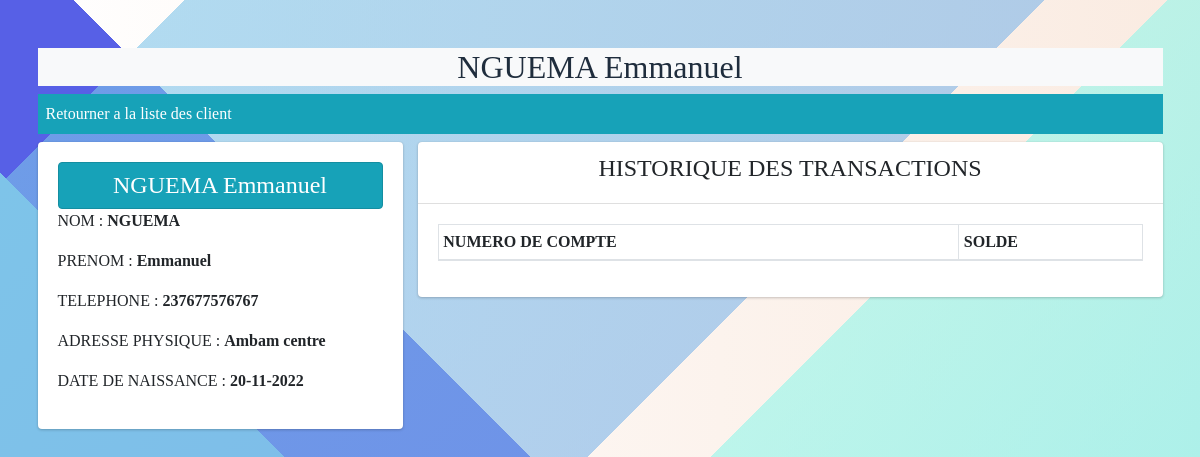
Screenshot of /client/show/1/ with the database file from the repository.
### client/models.py (models this page shows)
class Client(models.Model):
    nom = models.CharField(max_length=70)
    prenom = models.CharField(max_length=70)
    telephone = models.IntegerField(max_length=70)
    adresse = models.CharField(max_length=200)
    dtn=models.DateField(blank=True)
    lieu = models.CharField(max_length=200,blank=True, null=True)
    photo = models.ImageField(null=True, blank=True, upload_to="photos/")
    created_at = models.DateTimeField(auto_now_add=True,blank=True)
    updated_at = models.DateTimeField(auto_now=True,blank=True)
    agence = models.ForeignKey(Agence, null=True, on_delete=models.SET_NULL)
    user = models.ForeignKey(User, null=True, on_delete=models.SET_NULL)
    def __str__(self) -> str:
        return "{} {}".format(self.nom,self.prenom)

### client/views.py (the view)
# urls.py: path('client/show/<int:id>/',views.show_client, name = "show_client"),
def show_client(request, id):
    pi = Client.objects.get(pk=id)
    return render(request, 'Clients/show.html',{'client':pi})

### client/templates/Clients/show.html (shortened to what this page needs)
{% extends 'Clients/client.html' %}
{% block header %}
<h2 class="text-center bg-light">{{ client }}</h2>
  <div class="bg-info p-2 mb-2"><a href="/client">Retourner a la liste des client</a></div>
{% endblock header %}
{% block content %}
<div class="row">
    <div class="col-md-4 col-sm-12">
      <div class="card">
        <div class="card-body">
          <h4 class="text-center alert alert alert-info ">{{ client }} </h4>
          <p>NOM : <span class="text-bold">{{ client.nom }}</span></p>
          <p>PRENOM : <span class="text-bold">{{ client.prenom }}</span></p>
          <p>TELEPHONE : <span class="text-bold">{{ client.telephone }}</span></p>
          <p>ADRESSE PHYSIQUE : <span class="text-bold">{{ client.adresse }}</span></p>
          <p>DATE DE NAISSANCE : <span class="text-bold">{{client.dtn|date:"d-m-Y" }}</span></p>
        </div>
      </div>
    </div>
    <div class="col-md-8 col-sm-12">
        <div class="card">
          <div class="card-header"><h4 class="text-center">HISTORIQUE DES TRANSACTIONS</h4></div>
          <div class="card-body">
            <div class="table-responsive">
        {% if True %}
        <table class="table table-hover table-bordered table-sm table-striped data-table">
            <thead>
              <tr>
                <th scope="col">NUMERO DE COMPTE</th>
                <th> SOLDE </th>
              </tr>
            </thead>
              </table>
            {% else %}
            <h4 class="text-center alert alert-warning">AUCUNE OPERATION</h4>
            {% endif %}
            </div>
          </div>
        </div>
    </div>
</div>
{% endblock content %}

### client/static/assets/css/style.css (style rules this page uses)
.alert { margin-bottom: 0; padding: 0.5rem 1.75rem; }
body { font-family: 'outfit'; }
.text-bold { font-weight: 800; }
body { height: 100vh; background-image: linear-gradient(135deg, transparent 0%, transparent 9%,rgba(126, 196, 233,0.6) 9%, rgba(126, 181, 233, 0.6) 51%,transparent 51%, transparent 57%,rgba(146, 246, 234,0.6) 57%, rgba(102, 241, 243, 0.6) 100%),linear-gradient(45deg, transparent 0%, transparent 12%,rgb(126, 196, 233) 12%, rgb(126, 196, 233) 33%,rgb(87, 96, 230) 33%, rgb(87, 96, 230) 45%,transparent 45%, transparent 100%),linear-gradient(90deg, rgb(255,255,255),rgb(250, 235, 225)); }

### rows the page displays
Client: nom+prenom "NGUEMA Emmanuel", nom "NGUEMA", prenom "Emmanuel", telephone "237677576767", adresse "Ambam centre", dtn "20-11-2022"
